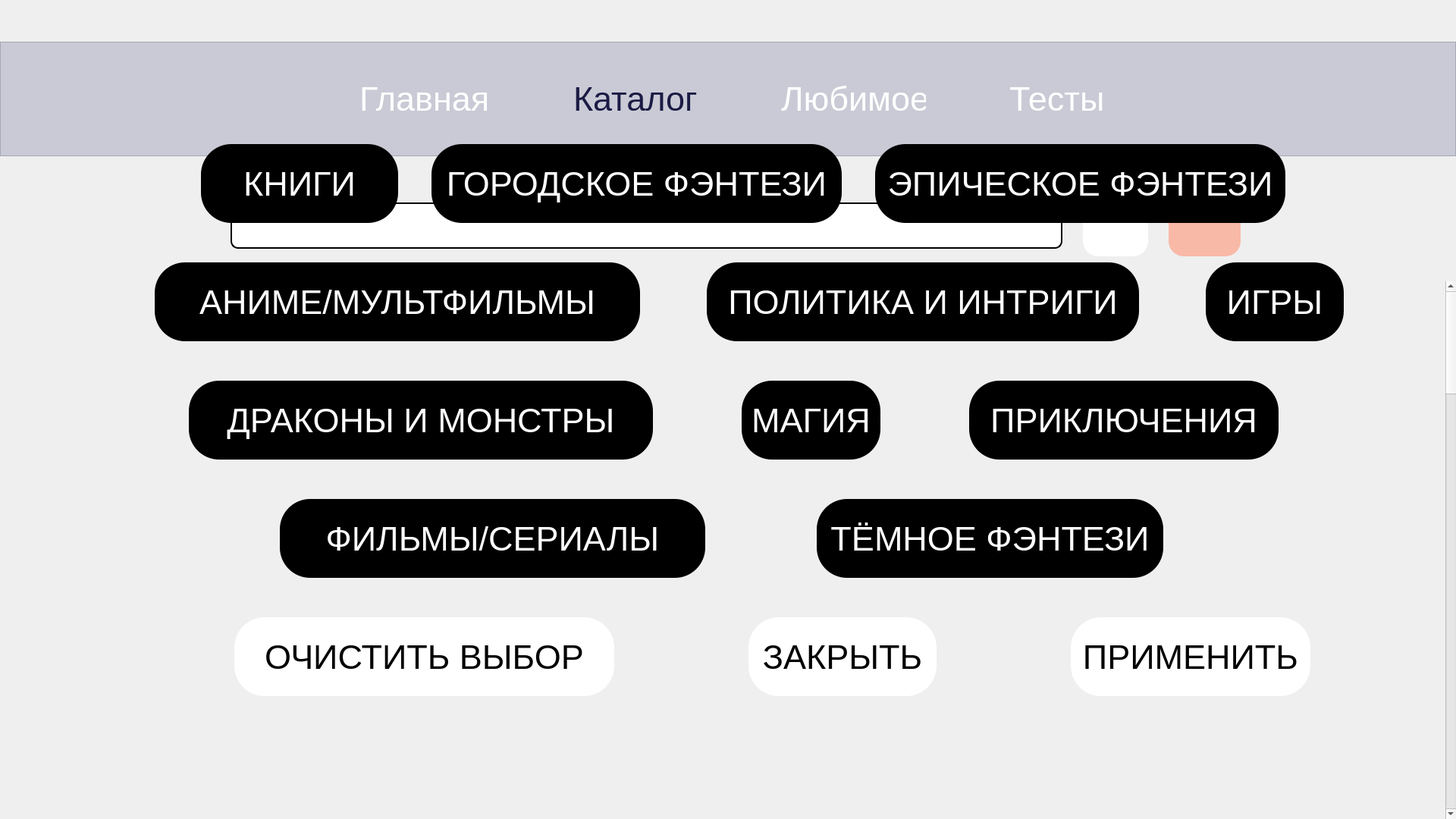
<?xml version="1.0" encoding="UTF-8"?>
<ui version="4.0">
 <class>CatalogForm</class>
 <widget class="QWidget" name="CatalogForm">
  <property name="geometry">
   <rect>
    <x>0</x>
    <y>0</y>
    <width>1920</width>
    <height>1080</height>
   </rect>
  </property>
  <property name="sizePolicy">
   <sizepolicy hsizetype="Fixed" vsizetype="Fixed">
    <horstretch>0</horstretch>
    <verstretch>0</verstretch>
   </sizepolicy>
  </property>
  <property name="windowTitle">
   <string>Form</string>
  </property>
  <property name="styleSheet">
   <string notr="true"/>
  </property>
  <widget class="QFrame" name="menuframe">
   <property name="geometry">
    <rect>
     <x>0</x>
     <y>55</y>
     <width>1920</width>
     <height>151</height>
    </rect>
   </property>
   <property name="sizePolicy">
    <sizepolicy hsizetype="Fixed" vsizetype="Fixed">
     <horstretch>0</horstretch>
     <verstretch>0</verstretch>
    </sizepolicy>
   </property>
   <property name="layoutDirection">
    <enum>Qt::LayoutDirection::LeftToRight</enum>
   </property>
   <property name="styleSheet">
    <string notr="true">QFrame {
    background-color: rgba(143, 146, 173, 100); /* Цвет с прозрачностью */
}

</string>
   </property>
   <property name="frameShape">
    <enum>QFrame::Shape::StyledPanel</enum>
   </property>
   <property name="frameShadow">
    <enum>QFrame::Shadow::Raised</enum>
   </property>
   <widget class="QWidget" name="horizontalLayoutWidget">
    <property name="geometry">
     <rect>
      <x>0</x>
      <y>0</y>
      <width>1931</width>
      <height>151</height>
     </rect>
    </property>
    <layout class="QHBoxLayout" name="horizontalLayout">
     <property name="spacing">
      <number>110</number>
     </property>
     <property name="sizeConstraint">
      <enum>QLayout::SizeConstraint::SetDefaultConstraint</enum>
     </property>
     <property name="leftMargin">
      <number>474</number>
     </property>
     <property name="rightMargin">
      <number>474</number>
     </property>
     <item>
      <widget class="QLabel" name="mainlabel">
       <property name="styleSheet">
        <string notr="true">QLabel {
    font-family: url(:/fonts/Roboto_Condensed-Regular.ttf);
    font-size: 45px;
    color: white;
background-color: transparent;
transition: all 0.3s ease;
}

QLabel:hover {
    color: #1C1B45;       /* Цвет при наведении */
}

</string>
       </property>
       <property name="text">
        <string>Главная</string>
       </property>
      </widget>
     </item>
     <item>
      <widget class="QLabel" name="cataloglabel">
       <property name="styleSheet">
        <string notr="true">QLabel {
    font-family: url(:/fonts/Roboto_Condensed-Regular.ttf);
    font-size: 45px;
    color: #1C1B45;
background-color: transparent;
 transition: all 0.3s ease;
}

</string>
       </property>
       <property name="text">
        <string>Каталог</string>
       </property>
      </widget>
     </item>
     <item>
      <widget class="QLabel" name="favlabel">
       <property name="styleSheet">
        <string notr="true">QLabel {
    font-family: url(:/fonts/Roboto_Condensed-Regular.ttf);
    font-size: 45px;
    color: white;
background-color: transparent;
 transition: all 0.3s ease;
}

QLabel:hover {
    color: #1C1B45;       /* Цвет при наведении */
}

</string>
       </property>
       <property name="text">
        <string>Любимое</string>
       </property>
      </widget>
     </item>
     <item>
      <widget class="QLabel" name="testlabel">
       <property name="styleSheet">
        <string notr="true">QLabel {
    font-family: url(:/fonts/Roboto_Condensed-Regular.ttf);
    font-size: 45px;
    color: white;
background-color: transparent;
 transition: all 0.3s ease;
}

QLabel:hover {
    color: #1C1B45;       /* Цвет при наведении */
}</string>
       </property>
       <property name="text">
        <string>Тесты</string>
       </property>
      </widget>
     </item>
    </layout>
   </widget>
  </widget>
  <widget class="QWidget" name="widget" native="true">
   <property name="geometry">
    <rect>
     <x>-1</x>
     <y>252</y>
     <width>1921</width>
     <height>91</height>
    </rect>
   </property>
   <widget class="QWidget" name="horizontalLayoutWidget_2">
    <property name="geometry">
     <rect>
      <x>2</x>
      <y>0</y>
      <width>1941</width>
      <height>91</height>
     </rect>
    </property>
    <layout class="QHBoxLayout" name="horizontalLayout_2">
     <property name="spacing">
      <number>27</number>
     </property>
     <property name="sizeConstraint">
      <enum>QLayout::SizeConstraint::SetDefaultConstraint</enum>
     </property>
     <property name="leftMargin">
      <number>303</number>
     </property>
     <property name="rightMargin">
      <number>306</number>
     </property>
     <item>
      <widget class="QLineEdit" name="searchLineEdit">
       <property name="styleSheet">
        <string notr="true">QLineEdit {
    border: 2px solid black;
    border-radius: 10px;
    padding: 10px;
    font-size: 30px;
    font-family: 'Raleway';
    color: black;
    background-color: white;
}

</string>
       </property>
      </widget>
     </item>
     <item>
      <widget class="QPushButton" name="searchButton">
       <property name="styleSheet">
        <string notr="true">QPushButton {
    background-color: white;
    border-radius: 20px;
    width: 86px;
    height: 81px;
    border: none;
}
QPushButton:hover {
    background-color: #E6E6E6;
}
QPushButton:pressed {
    background-color: #CCCCCC;
}</string>
       </property>
       <property name="text">
        <string/>
       </property>
       <property name="icon">
        <iconset resource="resources.qrc">
         <normaloff>:/symbols/search.svg</normaloff>:/symbols/search.svg</iconset>
       </property>
       <property name="iconSize">
        <size>
         <width>71</width>
         <height>64</height>
        </size>
       </property>
      </widget>
     </item>
     <item>
      <widget class="QPushButton" name="filterButton">
       <property name="enabled">
        <bool>true</bool>
       </property>
       <property name="styleSheet">
        <string notr="true">QPushButton {
    background-color: #F9B9A7;
    border-radius: 20px;
    width: 95px;
    height: 81px;
    border: none;
}
QPushButton:hover {
    background-color: #E8A392;
}
QPushButton:pressed {
    background-color: #D48B7D;
}
</string>
       </property>
       <property name="text">
        <string/>
       </property>
       <property name="icon">
        <iconset resource="resources.qrc">
         <normaloff>:/symbols/Filter.svg</normaloff>:/symbols/Filter.svg</iconset>
       </property>
       <property name="iconSize">
        <size>
         <width>69</width>
         <height>60</height>
        </size>
       </property>
      </widget>
     </item>
    </layout>
   </widget>
  </widget>
  <widget class="QScrollArea" name="scrollArea">
   <property name="geometry">
    <rect>
     <x>0</x>
     <y>370</y>
     <width>1921</width>
     <height>711</height>
    </rect>
   </property>
   <property name="styleSheet">
    <string notr="true">QScrollArea {
    background-color: transparent;
}

QWidget#scrollAreaWidgetContents {
    background-color: transparent;
}</string>
   </property>
   <property name="verticalScrollBarPolicy">
    <enum>Qt::ScrollBarPolicy::ScrollBarAlwaysOn</enum>
   </property>
   <property name="horizontalScrollBarPolicy">
    <enum>Qt::ScrollBarPolicy::ScrollBarAlwaysOff</enum>
   </property>
   <property name="widgetResizable">
    <bool>true</bool>
   </property>
   <widget class="QWidget" name="scrollAreaWidgetContents">
    <property name="geometry">
     <rect>
      <x>0</x>
      <y>0</y>
      <width>1920</width>
      <height>3600</height>
     </rect>
    </property>
    <property name="minimumSize">
     <size>
      <width>1920</width>
      <height>3600</height>
     </size>
    </property>
    <widget class="QWidget" name="cardContainer" native="true">
     <property name="geometry">
      <rect>
       <x>0</x>
       <y>0</y>
       <width>1920</width>
       <height>3600</height>
      </rect>
     </property>
     <property name="minimumSize">
      <size>
       <width>1920</width>
       <height>3400</height>
      </size>
     </property>
     <widget class="QFrame" name="rowContainer">
      <property name="geometry">
       <rect>
        <x>0</x>
        <y>0</y>
        <width>1920</width>
        <height>518</height>
       </rect>
      </property>
      <property name="sizePolicy">
       <sizepolicy hsizetype="Fixed" vsizetype="Preferred">
        <horstretch>0</horstretch>
        <verstretch>0</verstretch>
       </sizepolicy>
      </property>
      <property name="styleSheet">
       <string notr="true">QWidget#rowContainer {
    background-color: transparent;
}
</string>
      </property>
      <property name="frameShape">
       <enum>QFrame::Shape::StyledPanel</enum>
      </property>
      <property name="frameShadow">
       <enum>QFrame::Shadow::Raised</enum>
      </property>
      <widget class="QWidget" name="horizontalLayoutWidget_4">
       <property name="geometry">
        <rect>
         <x>0</x>
         <y>0</y>
         <width>1921</width>
         <height>521</height>
        </rect>
       </property>
       <layout class="QHBoxLayout" name="horizontalLayout_3">
        <property name="spacing">
         <number>209</number>
        </property>
        <property name="leftMargin">
         <number>290</number>
        </property>
        <property name="topMargin">
         <number>59</number>
        </property>
        <property name="rightMargin">
         <number>290</number>
        </property>
        <property name="bottomMargin">
         <number>90</number>
        </property>
       </layout>
      </widget>
     </widget>
     <widget class="QWidget" name="verticalLayoutWidget">
      <property name="geometry">
       <rect>
        <x>-1</x>
        <y>720</y>
        <width>1911</width>
        <height>2681</height>
       </rect>
      </property>
      <layout class="QVBoxLayout" name="verticalLayout"/>
     </widget>
     <widget class="QFrame" name="rowContainer_2">
      <property name="geometry">
       <rect>
        <x>0</x>
        <y>518</y>
        <width>1920</width>
        <height>518</height>
       </rect>
      </property>
      <property name="sizePolicy">
       <sizepolicy hsizetype="Fixed" vsizetype="Preferred">
        <horstretch>0</horstretch>
        <verstretch>0</verstretch>
       </sizepolicy>
      </property>
      <property name="styleSheet">
       <string notr="true">QWidget {
    background-color: transparent;
}
</string>
      </property>
      <property name="frameShape">
       <enum>QFrame::Shape::StyledPanel</enum>
      </property>
      <property name="frameShadow">
       <enum>QFrame::Shadow::Raised</enum>
      </property>
      <widget class="QWidget" name="horizontalLayoutWidget_5">
       <property name="geometry">
        <rect>
         <x>0</x>
         <y>0</y>
         <width>1921</width>
         <height>521</height>
        </rect>
       </property>
       <layout class="QHBoxLayout" name="horizontalLayout_4">
        <property name="spacing">
         <number>209</number>
        </property>
        <property name="leftMargin">
         <number>290</number>
        </property>
        <property name="topMargin">
         <number>59</number>
        </property>
        <property name="rightMargin">
         <number>290</number>
        </property>
        <property name="bottomMargin">
         <number>90</number>
        </property>
       </layout>
      </widget>
     </widget>
     <widget class="QFrame" name="rowContainer_3">
      <property name="geometry">
       <rect>
        <x>0</x>
        <y>1036</y>
        <width>1920</width>
        <height>518</height>
       </rect>
      </property>
      <property name="sizePolicy">
       <sizepolicy hsizetype="Fixed" vsizetype="Preferred">
        <horstretch>0</horstretch>
        <verstretch>0</verstretch>
       </sizepolicy>
      </property>
      <property name="styleSheet">
       <string notr="true">QWidget {
    background-color: transparent;
}
</string>
      </property>
      <property name="frameShape">
       <enum>QFrame::Shape::StyledPanel</enum>
      </property>
      <property name="frameShadow">
       <enum>QFrame::Shadow::Raised</enum>
      </property>
      <widget class="QWidget" name="horizontalLayoutWidget_6">
       <property name="geometry">
        <rect>
         <x>0</x>
         <y>0</y>
         <width>1921</width>
         <height>521</height>
        </rect>
       </property>
       <layout class="QHBoxLayout" name="horizontalLayout_5">
        <property name="spacing">
         <number>209</number>
        </property>
        <property name="leftMargin">
         <number>290</number>
        </property>
        <property name="topMargin">
         <number>59</number>
        </property>
        <property name="rightMargin">
         <number>290</number>
        </property>
        <property name="bottomMargin">
         <number>90</number>
        </property>
       </layout>
      </widget>
     </widget>
     <widget class="QFrame" name="rowContainer_4">
      <property name="geometry">
       <rect>
        <x>0</x>
        <y>1554</y>
        <width>1920</width>
        <height>518</height>
       </rect>
      </property>
      <property name="sizePolicy">
       <sizepolicy hsizetype="Fixed" vsizetype="Preferred">
        <horstretch>0</horstretch>
        <verstretch>0</verstretch>
       </sizepolicy>
      </property>
      <property name="styleSheet">
       <string notr="true">QWidget {
    background-color: transparent;
}
</string>
      </property>
      <property name="frameShape">
       <enum>QFrame::Shape::StyledPanel</enum>
      </property>
      <property name="frameShadow">
       <enum>QFrame::Shadow::Raised</enum>
      </property>
      <widget class="QWidget" name="horizontalLayoutWidget_7">
       <property name="geometry">
        <rect>
         <x>0</x>
         <y>0</y>
         <width>1921</width>
         <height>521</height>
        </rect>
       </property>
       <layout class="QHBoxLayout" name="horizontalLayout_6">
        <property name="spacing">
         <number>209</number>
        </property>
        <property name="leftMargin">
         <number>290</number>
        </property>
        <property name="topMargin">
         <number>59</number>
        </property>
        <property name="rightMargin">
         <number>290</number>
        </property>
        <property name="bottomMargin">
         <number>90</number>
        </property>
       </layout>
      </widget>
     </widget>
     <widget class="QFrame" name="rowContainer_5">
      <property name="geometry">
       <rect>
        <x>0</x>
        <y>2072</y>
        <width>1920</width>
        <height>518</height>
       </rect>
      </property>
      <property name="sizePolicy">
       <sizepolicy hsizetype="Fixed" vsizetype="Preferred">
        <horstretch>0</horstretch>
        <verstretch>0</verstretch>
       </sizepolicy>
      </property>
      <property name="styleSheet">
       <string notr="true">QWidget {
    background-color: transparent;
}
</string>
      </property>
      <property name="frameShape">
       <enum>QFrame::Shape::StyledPanel</enum>
      </property>
      <property name="frameShadow">
       <enum>QFrame::Shadow::Raised</enum>
      </property>
      <widget class="QWidget" name="horizontalLayoutWidget_8">
       <property name="geometry">
        <rect>
         <x>0</x>
         <y>0</y>
         <width>1921</width>
         <height>521</height>
        </rect>
       </property>
       <layout class="QHBoxLayout" name="horizontalLayout_7">
        <property name="spacing">
         <number>209</number>
        </property>
        <property name="leftMargin">
         <number>290</number>
        </property>
        <property name="topMargin">
         <number>59</number>
        </property>
        <property name="rightMargin">
         <number>290</number>
        </property>
        <property name="bottomMargin">
         <number>90</number>
        </property>
       </layout>
      </widget>
     </widget>
     <widget class="QFrame" name="rowContainer_6">
      <property name="geometry">
       <rect>
        <x>0</x>
        <y>2590</y>
        <width>1920</width>
        <height>518</height>
       </rect>
      </property>
      <property name="sizePolicy">
       <sizepolicy hsizetype="Fixed" vsizetype="Preferred">
        <horstretch>0</horstretch>
        <verstretch>0</verstretch>
       </sizepolicy>
      </property>
      <property name="styleSheet">
       <string notr="true">QWidget {
    background-color: transparent;
}
</string>
      </property>
      <property name="frameShape">
       <enum>QFrame::Shape::StyledPanel</enum>
      </property>
      <property name="frameShadow">
       <enum>QFrame::Shadow::Raised</enum>
      </property>
      <widget class="QWidget" name="horizontalLayoutWidget_9">
       <property name="geometry">
        <rect>
         <x>0</x>
         <y>0</y>
         <width>1921</width>
         <height>521</height>
        </rect>
       </property>
       <layout class="QHBoxLayout" name="horizontalLayout_8">
        <property name="spacing">
         <number>209</number>
        </property>
        <property name="leftMargin">
         <number>290</number>
        </property>
        <property name="topMargin">
         <number>59</number>
        </property>
        <property name="rightMargin">
         <number>290</number>
        </property>
        <property name="bottomMargin">
         <number>90</number>
        </property>
       </layout>
      </widget>
     </widget>
     <widget class="QFrame" name="rowContainer_7">
      <property name="geometry">
       <rect>
        <x>0</x>
        <y>3108</y>
        <width>1920</width>
        <height>518</height>
       </rect>
      </property>
      <property name="sizePolicy">
       <sizepolicy hsizetype="Fixed" vsizetype="Preferred">
        <horstretch>0</horstretch>
        <verstretch>0</verstretch>
       </sizepolicy>
      </property>
      <property name="styleSheet">
       <string notr="true">QWidget {
    background-color: transparent;
}
</string>
      </property>
      <property name="frameShape">
       <enum>QFrame::Shape::StyledPanel</enum>
      </property>
      <property name="frameShadow">
       <enum>QFrame::Shadow::Raised</enum>
      </property>
      <widget class="QWidget" name="horizontalLayoutWidget_10">
       <property name="geometry">
        <rect>
         <x>0</x>
         <y>0</y>
         <width>1921</width>
         <height>521</height>
        </rect>
       </property>
       <layout class="QHBoxLayout" name="horizontalLayout_9">
        <property name="spacing">
         <number>209</number>
        </property>
        <property name="leftMargin">
         <number>290</number>
        </property>
        <property name="topMargin">
         <number>59</number>
        </property>
        <property name="rightMargin">
         <number>290</number>
        </property>
        <property name="bottomMargin">
         <number>90</number>
        </property>
       </layout>
      </widget>
     </widget>
    </widget>
   </widget>
  </widget>
  <widget class="QLabel" name="backgroundLabel">
   <property name="geometry">
    <rect>
     <x>0</x>
     <y>0</y>
     <width>1920</width>
     <height>1080</height>
    </rect>
   </property>
   <property name="sizePolicy">
    <sizepolicy hsizetype="Expanding" vsizetype="Expanding">
     <horstretch>0</horstretch>
     <verstretch>0</verstretch>
    </sizepolicy>
   </property>
   <property name="text">
    <string/>
   </property>
  </widget>
  <widget class="QFrame" name="tagsFrame">
   <property name="geometry">
    <rect>
     <x>137</x>
     <y>82</y>
     <width>1645</width>
     <height>893</height>
    </rect>
   </property>
   <property name="sizePolicy">
    <sizepolicy hsizetype="Fixed" vsizetype="Fixed">
     <horstretch>0</horstretch>
     <verstretch>0</verstretch>
    </sizepolicy>
   </property>
   <property name="styleSheet">
    <string notr="true">QFrame{
background: transparent;

}
/* Основные теги */
QPushButton {
    font-family: 'Roboto';
    font-size: 45px;
    color: #FFFFFF;
    background-color: #000000;
    border-radius: 40px;
    min-height: 104px;
    max-height: 104px;
}
QPushButton:hover {
    background-color: rgba(0, 0, 0, 0.4);
}

/* Кнопка при выборе */
QPushButton[selected=&quot;true&quot;] {
    background-color: #610741;
}</string>
   </property>
   <property name="frameShape">
    <enum>QFrame::Shape::StyledPanel</enum>
   </property>
   <property name="frameShadow">
    <enum>QFrame::Shadow::Raised</enum>
   </property>
   <widget class="QLabel" name="teg_backlabel">
    <property name="geometry">
     <rect>
      <x>0</x>
      <y>0</y>
      <width>1645</width>
      <height>893</height>
     </rect>
    </property>
    <property name="styleSheet">
     <string notr="true"/>
    </property>
    <property name="text">
     <string/>
    </property>
   </widget>
   <widget class="QWidget" name="verticalLayoutWidget_2">
    <property name="geometry">
     <rect>
      <x>0</x>
      <y>0</y>
      <width>1697</width>
      <height>901</height>
     </rect>
    </property>
    <layout class="QVBoxLayout" name="verticalLayoutTags">
     <property name="spacing">
      <number>44</number>
     </property>
     <property name="topMargin">
      <number>100</number>
     </property>
     <property name="bottomMargin">
      <number>55</number>
     </property>
     <item>
      <layout class="QHBoxLayout" name="horizontalLayoutTags">
       <property name="spacing">
        <number>44</number>
       </property>
       <property name="leftMargin">
        <number>128</number>
       </property>
       <property name="rightMargin">
        <number>139</number>
       </property>
       <item>
        <widget class="QPushButton" name="btnTagBooks">
         <property name="styleSheet">
          <string notr="true">QPushButton[selected=&quot;true&quot;] {
    background-color: #610741;
}</string>
         </property>
         <property name="text">
          <string>КНИГИ</string>
         </property>
        </widget>
       </item>
       <item>
        <widget class="QPushButton" name="btnTagCityFantasy">
         <property name="minimumSize">
          <size>
           <width>541</width>
           <height>104</height>
          </size>
         </property>
         <property name="maximumSize">
          <size>
           <width>541</width>
           <height>104</height>
          </size>
         </property>
         <property name="text">
          <string>ГОРОДСКОЕ ФЭНТЕЗИ</string>
         </property>
        </widget>
       </item>
       <item>
        <widget class="QPushButton" name="btnTagEpicFantasy">
         <property name="minimumSize">
          <size>
           <width>541</width>
           <height>104</height>
          </size>
         </property>
         <property name="maximumSize">
          <size>
           <width>541</width>
           <height>104</height>
          </size>
         </property>
         <property name="text">
          <string>ЭПИЧЕСКОЕ ФЭНТЕЗИ</string>
         </property>
        </widget>
       </item>
      </layout>
     </item>
     <item>
      <layout class="QHBoxLayout" name="horizontalLayoutTags_2">
       <property name="spacing">
        <number>88</number>
       </property>
       <property name="leftMargin">
        <number>67</number>
       </property>
       <property name="rightMargin">
        <number>62</number>
       </property>
       <item>
        <widget class="QPushButton" name="btnTagAnime">
         <property name="text">
          <string>АНИМЕ/МУЛЬТФИЛЬМЫ</string>
         </property>
        </widget>
       </item>
       <item>
        <widget class="QPushButton" name="btnTagPolitics">
         <property name="minimumSize">
          <size>
           <width>570</width>
           <height>104</height>
          </size>
         </property>
         <property name="maximumSize">
          <size>
           <width>570</width>
           <height>104</height>
          </size>
         </property>
         <property name="text">
          <string>ПОЛИТИКА И ИНТРИГИ</string>
         </property>
        </widget>
       </item>
       <item>
        <widget class="QPushButton" name="btnTagGames">
         <property name="minimumSize">
          <size>
           <width>182</width>
           <height>104</height>
          </size>
         </property>
         <property name="maximumSize">
          <size>
           <width>182</width>
           <height>104</height>
          </size>
         </property>
         <property name="text">
          <string>ИГРЫ</string>
         </property>
        </widget>
       </item>
      </layout>
     </item>
     <item>
      <layout class="QHBoxLayout" name="horizontalLayoutTags_3">
       <property name="spacing">
        <number>117</number>
       </property>
       <property name="leftMargin">
        <number>112</number>
       </property>
       <property name="rightMargin">
        <number>148</number>
       </property>
       <item>
        <widget class="QPushButton" name="btnTagDragons">
         <property name="maximumSize">
          <size>
           <width>16777215</width>
           <height>104</height>
          </size>
         </property>
         <property name="text">
          <string>ДРАКОНЫ И МОНСТРЫ</string>
         </property>
        </widget>
       </item>
       <item>
        <widget class="QPushButton" name="btnTagMagic">
         <property name="minimumSize">
          <size>
           <width>183</width>
           <height>104</height>
          </size>
         </property>
         <property name="maximumSize">
          <size>
           <width>183</width>
           <height>104</height>
          </size>
         </property>
         <property name="text">
          <string>МАГИЯ</string>
         </property>
        </widget>
       </item>
       <item>
        <widget class="QPushButton" name="btnTagAdventure">
         <property name="minimumSize">
          <size>
           <width>408</width>
           <height>104</height>
          </size>
         </property>
         <property name="maximumSize">
          <size>
           <width>408</width>
           <height>104</height>
          </size>
         </property>
         <property name="text">
          <string>ПРИКЛЮЧЕНИЯ</string>
         </property>
        </widget>
       </item>
      </layout>
     </item>
     <item>
      <layout class="QHBoxLayout" name="horizontalLayoutTags_4">
       <property name="spacing">
        <number>147</number>
       </property>
       <property name="leftMargin">
        <number>232</number>
       </property>
       <property name="rightMargin">
        <number>300</number>
       </property>
       <item>
        <widget class="QPushButton" name="btnTagMovies">
         <property name="text">
          <string>ФИЛЬМЫ/СЕРИАЛЫ</string>
         </property>
        </widget>
       </item>
       <item>
        <widget class="QPushButton" name="btnTagDarkFantasy">
         <property name="minimumSize">
          <size>
           <width>457</width>
           <height>104</height>
          </size>
         </property>
         <property name="maximumSize">
          <size>
           <width>457</width>
           <height>104</height>
          </size>
         </property>
         <property name="text">
          <string>ТЁМНОЕ ФЭНТЕЗИ</string>
         </property>
        </widget>
       </item>
      </layout>
     </item>
     <item>
      <layout class="QHBoxLayout" name="horizontalLayoutTags_5">
       <property name="spacing">
        <number>164</number>
       </property>
       <property name="leftMargin">
        <number>159</number>
       </property>
       <property name="rightMargin">
        <number>93</number>
       </property>
       <item>
        <widget class="QPushButton" name="btnClearSelection">
         <property name="minimumSize">
          <size>
           <width>501</width>
           <height>104</height>
          </size>
         </property>
         <property name="maximumSize">
          <size>
           <width>501</width>
           <height>104</height>
          </size>
         </property>
         <property name="styleSheet">
          <string notr="true">QPushButton {
    font-family: 'Roboto';
    font-size: 45px;
    color: black;
    background-color: white;
    border-radius: 40px;
    min-height: 104px;
    max-height: 104px;
}
QPushButton:hover {
    background-color: rgba(255, 199, 222, 0.8);

}</string>
         </property>
         <property name="text">
          <string>ОЧИСТИТЬ ВЫБОР</string>
         </property>
        </widget>
       </item>
       <item>
        <widget class="QPushButton" name="btnCloseTagsWindow">
         <property name="minimumSize">
          <size>
           <width>248</width>
           <height>104</height>
          </size>
         </property>
         <property name="maximumSize">
          <size>
           <width>248</width>
           <height>104</height>
          </size>
         </property>
         <property name="styleSheet">
          <string notr="true">QPushButton {
    font-family: 'Roboto';
    font-size: 45px;
    color: black;
    background-color: white;
    border-radius: 40px;
    min-height: 104px;
    max-height: 104px;
}
QPushButton:hover {
    background-color: rgba(255, 199, 222, 0.8);

}</string>
         </property>
         <property name="text">
          <string>ЗАКРЫТЬ</string>
         </property>
        </widget>
       </item>
       <item>
        <widget class="QPushButton" name="btnApplySelection">
         <property name="minimumSize">
          <size>
           <width>316</width>
           <height>104</height>
          </size>
         </property>
         <property name="maximumSize">
          <size>
           <width>316</width>
           <height>104</height>
          </size>
         </property>
         <property name="styleSheet">
          <string notr="true">QPushButton {
    font-family: 'Roboto';
    font-size: 45px;
    color: black;
    background-color: white;
    border-radius: 40px;
    min-height: 104px;
    max-height: 104px;
}
QPushButton:hover {
background-color: rgba(255, 199, 222, 0.8);

}</string>
         </property>
         <property name="text">
          <string>ПРИМЕНИТЬ</string>
         </property>
        </widget>
       </item>
      </layout>
     </item>
    </layout>
   </widget>
  </widget>
  <zorder>backgroundLabel</zorder>
  <zorder>menuframe</zorder>
  <zorder>widget</zorder>
  <zorder>scrollArea</zorder>
  <zorder>tagsFrame</zorder>
 </widget>
 <resources>
  <include location="resources.qrc"/>
 </resources>
 <connections/>
</ui>
